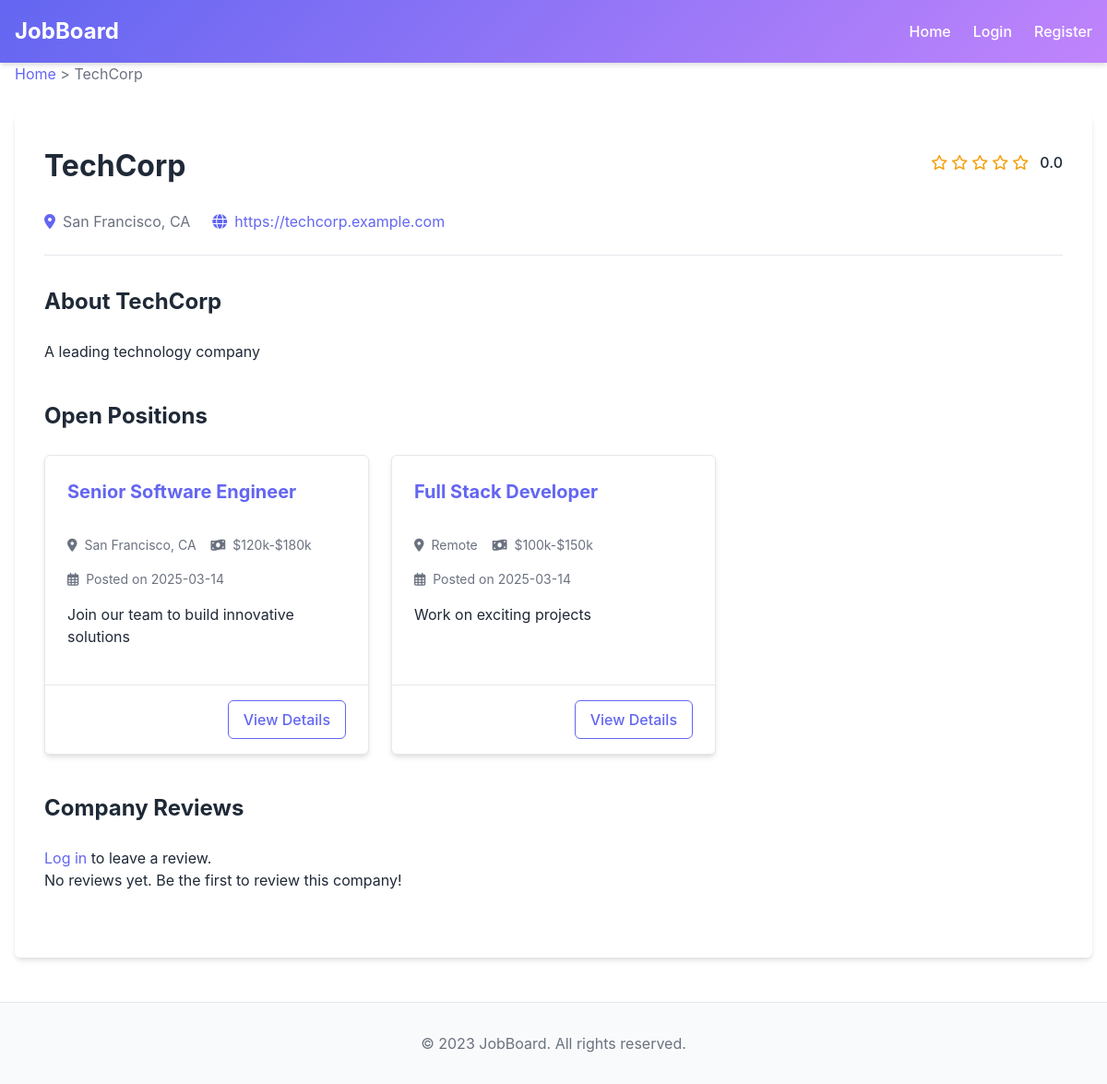
/company/1, run on the app's committed database.
### tables this page shows
CREATE TABLE companies (
    id INTEGER PRIMARY KEY AUTOINCREMENT,
    name TEXT NOT NULL,
    description TEXT,
    website TEXT,
    location TEXT,
    created_at TIMESTAMP DEFAULT CURRENT_TIMESTAMP
);

CREATE TABLE jobs (
    id INTEGER PRIMARY KEY AUTOINCREMENT,
    title TEXT NOT NULL,
    company_id INTEGER NOT NULL,
    location TEXT NOT NULL,
    description TEXT NOT NULL,
    requirements TEXT,
    salary_range TEXT,
    posted_date DATE NOT NULL,
    FOREIGN KEY (company_id) REFERENCES companies (id)
);

### app.py (the view)
@app.route('/company/<int:company_id>')
def company_detail(company_id):
    db = get_db()
    company = db.execute('SELECT *, (SELECT AVG(rating) FROM company_ratings WHERE company_id = ?) as avg_rating '
                        'FROM companies WHERE id = ?', (company_id, company_id)).fetchone()
    if company is None:
        flash('Company not found')
        return redirect(url_for('index'))
    jobs = db.execute('SELECT * FROM jobs WHERE company_id = ? ORDER BY posted_date DESC', (company_id,)).fetchall()
    ratings = db.execute('SELECT * FROM company_ratings WHERE company_id = ? ORDER BY created_at DESC', (company_id,)).fetchall()
    return render_template('company_detail.html', company=company, jobs=jobs, ratings=ratings)

### app.py (called while the page is built)
def get_db():
    db = getattr(g, '_database', None)
    if db is None:
        db = g._database = sqlite3.connect(app.config['DATABASE'])
        db.row_factory = sqlite3.Row
    return db

@app.teardown_appcontext
def close_connection(exception):
    db = getattr(g, '_database', None)
    if db is not None:
        db.close()

### templates/company_detail.html (shortened to what this page needs)
{% extends 'layout.html' %}
{% block content %}
<div class="breadcrumb">
    <a href="{{ url_for('index') }}">Home</a> &gt; {{ company['name'] }}
</div>
<div class="company-detail">
    <div class="company-header">
        <h1>{{ company['name'] }}</h1>
        <div class="company-rating">
            <div class="stars">
                {% set avg_rating = company['avg_rating']|float or 0 %}
                {% for i in range(5) %}
                    {% if i < avg_rating|int %}
                        <i class="fas fa-star"></i>
                    {% elif i < avg_rating and i >= avg_rating|int %}
                        <i class="fas fa-star-half-alt"></i>
                    {% else %}
                        <i class="far fa-star"></i>
                    {% endif %}
                {% endfor %}
                <span class="rating-value">{{ "%.1f"|format(avg_rating) }}</span>
            </div>
        </div>
    </div>
    <div class="company-meta">
        {% if company['location'] %}
        <div class="meta-item">
            <i class="fas fa-map-marker-alt"></i>
            <span>{{ company['location'] }}</span>
        </div>
        {% endif %}
        {% if company['website'] %}
        <div class="meta-item">
            <i class="fas fa-globe"></i>
            <a href="{{ company['website'] }}" target="_blank">{{ company['website'] }}</a>
        </div>
        {% endif %}
    </div>
    <div class="company-content">
        <div class="section">
            <h2>About {{ company['name'] }}</h2>
            <p>{{ company['description'] }}</p>
        </div>
        <div class="section">
            <h2>Open Positions</h2>
            {% if jobs %}
                <div class="jobs-container">
                    {% for job in jobs %}
                    <div class="job-card">
                        <div class="job-card-header">
                            <h3><a href="{{ url_for('job_detail', job_id=job['id']) }}">{{ job['title'] }}</a></h3>
                        </div>
                        <div class="job-card-body">
                            <div class="job-info">
                                <span><i class="fas fa-map-marker-alt"></i> {{ job['location'] }}</span>
                                {% if job['salary_range'] %}
                                <span><i class="fas fa-money-bill-wave"></i> {{ job['salary_range'] }}</span>
                                {% endif %}
                                <span><i class="far fa-calendar-alt"></i> Posted on {{ job['posted_date'] }}</span>
                            </div>
                            <p class="job-description">{{ job['description']|truncate(150) }}</p>
                        </div>
                        <div class="job-card-footer">
                            <a href="{{ url_for('job_detail', job_id=job['id']) }}" class="btn btn-outline">View Details</a>
                        </div>
                    </div>
                    {% endfor %}
                </div>
            {% else %}
                <p>No open positions at this time.</p>
            {% endif %}
        </div>
        <div class="section">
            <h2>Company Reviews</h2>
            {% if 'user_id' in session %}
            <div class="rating-form">
                <h3>Rate this company</h3>
                <form action="{{ url_for('rate_company', company_id=company['id']) }}" method="post">
                    <div class="star-rating">
                        <input type="radio" id="star5" name="rating" value="5" required>
                        <label for="star5"><i class="fas fa-star"></i></label>
                        <input type="radio" id="star4" name="rating" value="4">
                        <label for="star4"><i class="fas fa-star"></i></label>
                        <input type="radio" id="star3" name="rating" value="3">
                        <label for="star3"><i class="fas fa-star"></i></label>
                        <input type="radio" id="star2" name="rating" value="2">
                        <label for="star2"><i class="fas fa-star"></i></label>
                        <input type="radio" id="star1" name="rating" value="1">
                        <label for="star1"><i class="fas fa-star"></i></label>
                    </div>
                    <div class="form-group">
                        <textarea name="comment" placeholder="Share your experience working at this company" rows="4"></textarea>
                    </div>
                    <button type="submit" class="btn btn-primary">Submit Review</button>
                </form>
            </div>
            {% else %}
            <p><a href="{{ url_for('login') }}">Log in</a> to leave a review.</p>
            {% endif %}
            <div class="reviews">
                {% if ratings %}
                    {% for rating in ratings %}
                    <div class="review">
                        <div class="review-header">
                            <div class="stars">
                                {% for i in range(5) %}
                                    {% if i < rating['rating'] %}
                                        <i class="fas fa-star"></i>
                                    {% else %}
                                        <i class="far fa-star"></i>
                                    {% endif %}
                                {% endfor %}
                            </div>
                            <span class="review-date">{{ rating['created_at'] }}</span>
                        </div>
                        <div class="review-body">
                            <p>{{ rating['comment'] }}</p>
                        </div>
                    </div>
                    {% endfor %}
                {% else %}
                    <p>No reviews yet. Be the first to review this company!</p>
                {% endif %}
            </div>
        </div>
    </div>
</div>
{% endblock %}

### static/css/style.css (style rules this page uses)
:root { --primary-color: #6366f1; --primary-dark: #4f46e5; --primary-light: #818cf8; --secondary-color: #c084fc; --secondary-dark: #a855f7; --secondary-light: #d8b4fe; --text-color: #1f2937; --text-light: #6b7280; --background-color: #ffffff; --background-alt: #f9fafb; --border-color: #e5e7eb; --success-color: #10b981; --error-color: #ef4444; --warning-color: #f59e0b; --info-color: #3b82f6; --shadow: 0 4px 6px -1px rgba(0, 0, 0, 0.1), 0 2px 4px -1px rgba(0, 0, 0, 0.06); --radius: 0.375rem; }
* { margin: 0; padding: 0; box-sizing: border-box; }
body { font-family: "Inter", -apple-system, BlinkMacSystemFont, "Segoe UI", Roboto, Oxygen, Ubuntu, Cantarell, "Open Sans", "Helvetica Neue", sans-serif; color: var(--text-color); line-height: 1.5; background-color: var(--background-color); }
a { color: var(--primary-color); text-decoration: none; transition: color 0.2s; }
.btn { display: inline-block; padding: 0.5rem 1rem; border-radius: var(--radius); font-weight: 500; text-align: center; cursor: pointer; transition: all 0.2s; border: none; font-size: 1rem; }
.btn-outline { background-color: transparent; color: var(--primary-color); border: 1px solid var(--primary-color); }
.jobs-container { display: grid; grid-template-columns: repeat(auto-fill, minmax(300px, 1fr)); gap: 1.5rem; }
.job-card { background-color: white; border-radius: var(--radius); box-shadow: var(--shadow); overflow: hidden; transition: transform 0.2s, box-shadow 0.2s; display: flex; flex-direction: column; border: 1px solid var(--border-color); }
.job-card-header { padding: 1.5rem 1.5rem 0.75rem; }
.job-card-header h3 { margin-bottom: 0.5rem; font-size: 1.25rem; }
.company-rating { display: flex; align-items: center; justify-content: space-between; margin-bottom: 0.5rem; }
.stars { display: flex; align-items: center; }
.stars i { color: var(--warning-color); margin-right: 0.25rem; }
.rating-value { margin-left: 0.5rem; font-weight: 500; }
.job-card-body { padding: 0.75rem 1.5rem 1.5rem; flex-grow: 1; }
.job-info { display: flex; flex-wrap: wrap; gap: 1rem; margin-bottom: 1rem; color: var(--text-light); font-size: 0.875rem; }
.job-info span { display: flex; align-items: center; }
.job-info i { margin-right: 0.5rem; }
.job-description { color: var(--text-color); margin-bottom: 1rem; }
.job-card-footer { padding: 1rem 1.5rem; border-top: 1px solid var(--border-color); display: flex; justify-content: flex-end; }
.breadcrumb { margin-bottom: 2rem; color: var(--text-light); }
.meta-item { display: flex; align-items: center; color: var(--text-light); }
.meta-item i { margin-right: 0.5rem; color: var(--primary-color); }
.company-detail { background-color: white; border-radius: var(--radius); box-shadow: var(--shadow); padding: 2rem; margin-bottom: 2rem; }
.company-header { margin-bottom: 1.5rem; display: flex; justify-content: space-between; align-items: center; }
.company-header h1 { font-size: 2rem; }
.company-meta { display: flex; flex-wrap: wrap; gap: 1.5rem; margin-bottom: 2rem; padding-bottom: 1.5rem; border-bottom: 1px solid var(--border-color); }
.company-content .section { margin-bottom: 2.5rem; }
.company-content h2 { font-size: 1.5rem; margin-bottom: 1.5rem; color: var(--text-color); }
.reviews { display: flex; flex-direction: column; gap: 1.5rem; }

### data on the page
companies: name "TechCorp", location "San Francisco, CA", website "https://techcorp.example.com", description "A leading technology company"
jobs: title "Senior Software Engineer", location "San Francisco, CA", salary_range "$120k-$180k", posted_date "2025-03-14", description "Join our team to build innovative solutions"
jobs: title "Full Stack Developer", location "Remote", salary_range "$100k-$150k", posted_date "2025-03-14", description "Work on exciting projects"

### other printed values
{{ "%.1f"|format(avg_rating) }} "0.0"
